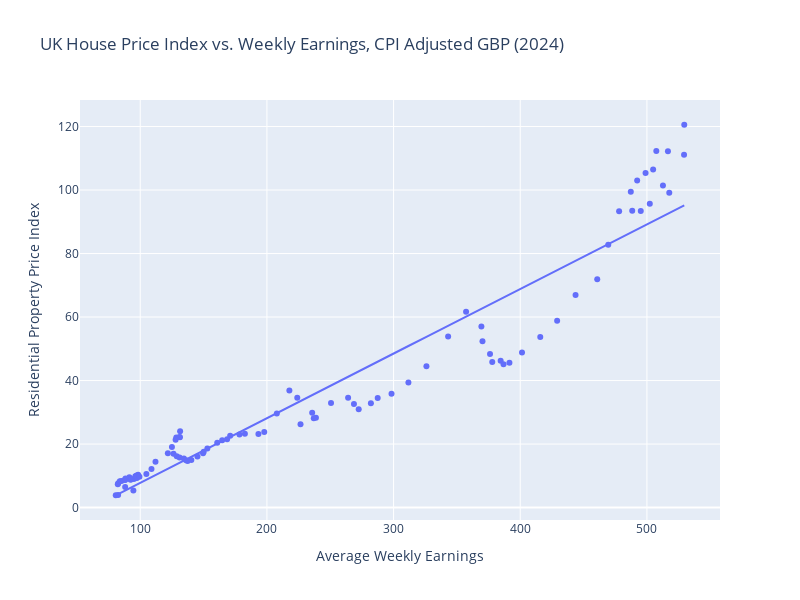

Here is the notebook cell this chart was saved with:
### Code cell
import seaborn as sns

fig = px.scatter(df[:2008],x='real_wages_gbp',y='real_prop_gbp',
              labels={
                  'real_wages_gbp':'Average Weekly Earnings',
                  'real_prop_gbp':'Residential Property Price Index'
              },
              width=800, height=600, trendline="ols",
              title='UK House Price Index vs. Weekly Earnings, CPI Adjusted GBP (2024)')

fig.update_layout(legend=dict(
    title='Region',
    yanchor="top",
    y=0.99,
    xanchor="left",
    x=0.01
))

fig.show()
